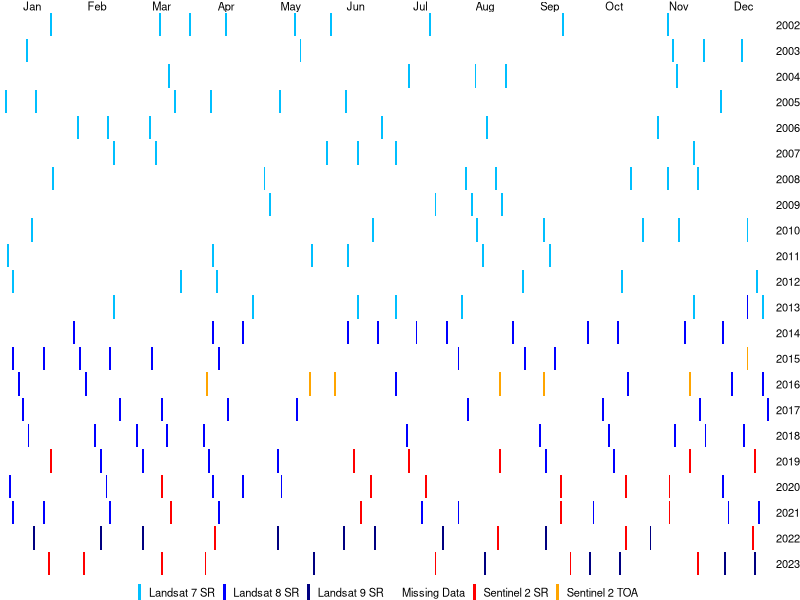
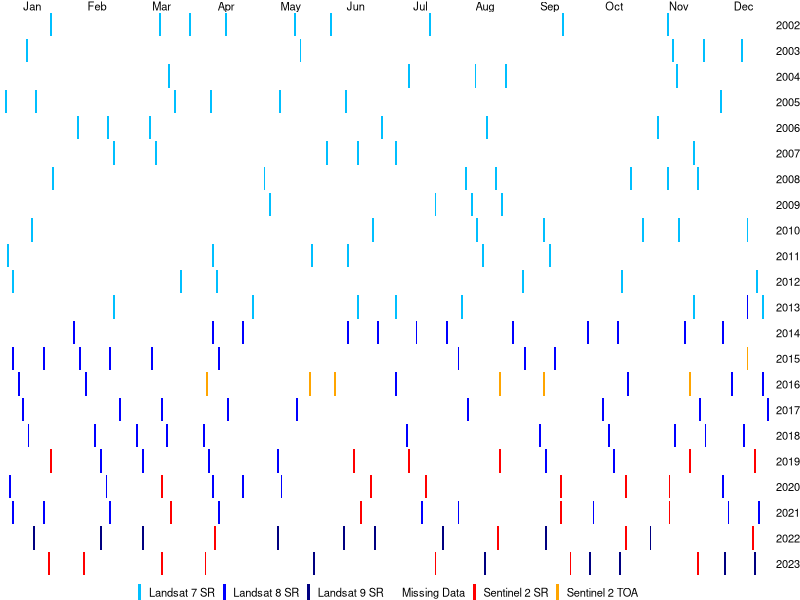

Recreate these plots in R, in order. (Note: this script raises an error after producing the figures.)
# Aerial Imagery Data Collection EDA --------------------------------------

# Load necessary libraries
library(tidyverse)
library(cowplot)

# Creating date range
start_date <- as.Date("2002-01-01")
end_date <- as.Date("2023-12-31")
all_dates <- seq(start_date, end_date, by = "day")

# Creating dataset
df_aerial_imagery <- all_dates %>%
  as_tibble() %>% # convert to tibble
  rename(date = value) %>% # rename column as date
  mutate(year = year(date), # extracting year component from date
         month = month(all_dates, label = T), # extracting month component from date
         day = day(all_dates), # extracting days component from date
         has_data = factor(case_when(date %in% c(
                                          as.Date('2002-01-26'), as.Date('2002-03-15'), as.Date('2002-03-31'), as.Date('2002-04-16'),
                                          as.Date('2002-05-18'), as.Date('2002-06-03'), as.Date('2002-07-21'), as.Date('2002-09-23'),
                                          as.Date('2002-11-10'), # 2002 series
                                          
                                          as.Date('2003-01-13'), as.Date('2003-05-21'), as.Date('2003-11-13'), as.Date('2003-11-29'), 
                                          as.Date('2003-12-15'), # 2003 series
                                          
                                          as.Date('2004-03-20'), as.Date('2004-07-10'), as.Date('2004-08-11'), as.Date('2004-08-27'),
                                          as.Date('2004-11-15'), # 2004 series
                                          
                                          as.Date('2005-01-02'), as.Date('2005-01-18'), as.Date('2005-03-23'), as.Date('2005-04-08'),
                                          as.Date('2005-05-10'), as.Date('2005-06-11'), as.Date('2005-12-04'), # 2005 series
                                          
                                          as.Date('2006-02-06'), as.Date('2006-02-22'), as.Date('2006-03-10'), as.Date('2006-06-30'),
                                          as.Date('2006-08-17'), as.Date('2006-11-05'), # 2006 series
                                          
                                          as.Date('2007-02-25'), as.Date('2007-03-13'), as.Date('2007-06-01'), as.Date('2007-06-17'), 
                                          as.Date('2007-07-03'), as.Date('2007-11-24'), # 2007 series
                                          
                                          as.Date('2008-01-27'), as.Date('2008-05-02'), as.Date('2008-08-06'), as.Date('2008-08-22'),
                                          as.Date('2008-10-25'), as.Date('2008-11-10'), as.Date('2008-11-26'), # 2008 series
                                          
                                          as.Date('2009-05-05'), as.Date('2009-07-24'), as.Date('2009-08-09'), as.Date('2009-08-25'), # 2009 series
                                          
                                          as.Date('2010-01-16'), as.Date('2010-06-25'), as.Date('2010-08-12'), as.Date('2010-09-13'),
                                          as.Date('2010-10-31'), as.Date('2010-11-16'), as.Date('2010-12-18'), # 2010 series
                                          
                                          as.Date('2011-01-03'), as.Date('2011-04-09'), as.Date('2011-05-27'), as.Date('2011-06-12'),
                                          as.Date('2011-08-15'), as.Date('2011-09-16'), # 2011 series
                                          
                                          as.Date('2012-01-06'), as.Date('2012-03-26'), as.Date('2012-04-11'), as.Date('2012-09-02'),
                                          as.Date('2012-10-20'), as.Date('2012-12-23'), # 2012 series
                                          
                                          as.Date('2013-02-25'), as.Date('2013-04-30'), as.Date('2013-06-17'), as.Date('2013-07-03'),
                                          as.Date('2013-08-04'), as.Date('2013-11-24'), as.Date('2013-12-26') # 2013 series
                                          ) ~ 'Landsat 7 SR', # all the above imageries collected from L7 SR satellite
                                     
                                     date %in% c(
                                          as.Date('2013-12-18'), # 2013 series
                                                 
                                          as.Date('2014-02-04'), as.Date('2014-04-09'), as.Date('2014-04-25'), as.Date('2014-06-12'), 
                                          as.Date('2014-06-28'), as.Date('2014-07-14'), as.Date('2014-07-30'), as.Date('2014-08-31'),
                                          as.Date('2014-10-02'), as.Date('2014-10-18'), as.Date('2014-11-19'), as.Date('2014-12-05'), # 2014 series
                                          
                                          as.Date('2015-01-06'), as.Date('2015-01-22'), as.Date('2015-02-07'), as.Date('2015-02-23'),
                                          as.Date('2015-03-11'), as.Date('2015-04-12'), as.Date('2015-08-02'),
                                          as.Date('2015-09-03'), as.Date('2015-09-19'), # 2015 series
                                          
                                          as.Date('2016-01-09'), as.Date('2016-02-10'), as.Date('2016-07-03'), as.Date('2016-10-23'),
                                          as.Date('2016-12-10'), as.Date('2016-12-26'), # 2016 series
                                          
                                          as.Date('2017-01-11'), as.Date('2017-02-28'), as.Date('2017-03-16'), as.Date('2017-04-17'),
                                          as.Date('2017-05-19'), as.Date('2017-08-07'), as.Date('2017-10-10'),
                                          as.Date('2017-11-27'), as.Date('2017-12-29'), # 2017 series
                                          
                                          as.Date('2018-01-14'), as.Date('2018-02-15'), as.Date('2018-03-03'), as.Date('2018-03-19'),
                                          as.Date('2018-04-04'), as.Date('2018-07-09'), as.Date('2018-09-11'), as.Date('2018-10-13'),
                                          as.Date('2018-11-14'), as.Date('2018-11-30'), as.Date('2018-12-16'), # 2018 series
                                          
                                          as.Date('2019-02-18'), as.Date('2019-03-06'), as.Date('2019-04-07'), as.Date('2019-05-09'),
                                          as.Date('2019-09-14'), as.Date('2019-10-16'), # 2019 series
                                          
                                          as.Date('2020-01-04'), as.Date('2020-02-21'), as.Date('2020-04-09'), as.Date('2020-04-25'),
                                          as.Date('2020-05-11'), as.Date('2020-12-05'), # 2020 series
                                          
                                          as.Date('2021-01-06'), as.Date('2021-01-22'), as.Date('2021-02-23'), as.Date('2021-04-12'), 
                                          as.Date('2021-07-17'), as.Date('2021-08-02'), as.Date('2021-10-05'), as.Date('2021-12-08'), 
                                          as.Date('2021-12-24') # 2021 series
                                          ) ~ 'Landsat 8 SR', # all the above imageries collected from L8 SR satellite
                                     
                                     date %in% c(
                                          as.Date('2022-01-17'), as.Date('2022-02-18'), as.Date('2022-03-06'), 
                                          as.Date('2022-05-09'), as.Date('2022-06-10'), as.Date('2022-06-26'), as.Date('2022-07-28'),
                                          as.Date('2022-09-14'), as.Date('2022-11-01'), # 2022 series
                                          
                                          as.Date('2023-05-28'), as.Date('2023-08-16'), as.Date('2023-10-03'), as.Date('2023-10-19'),
                                          as.Date('2023-12-06'), as.Date('2023-12-22') # 2023 series
                                          ) ~ 'Landsat 9 SR', # all the above imageries collected from L9 SR satellite
                                     
                                     date %in% c(
                                          as.Date('2015-12-18'), # 2015 series
                                          
                                          as.Date('2016-04-06'), as.Date('2016-05-26'), as.Date('2016-06-05'), as.Date('2016-08-24'),
                                          as.Date('2016-09-13'), as.Date('2016-11-22'), as.Date('2016-04-06') # 2016 series
                                          ) ~ 'Sentinel 2 TOA', # all the above imageries collected from S2 TOA satellite
                                     
                                     date %in% c(
                                          as.Date('2019-01-26'), as.Date('2019-06-15'), as.Date('2019-07-10'), as.Date('2019-08-24'),
                                          as.Date('2019-11-22'), as.Date('2019-12-22'), # 2019 series
                                          
                                          as.Date('2020-03-16'), as.Date('2020-06-24'), as.Date('2020-07-19'), as.Date('2020-09-22'),
                                          as.Date('2020-10-22'), as.Date('2020-11-11'), # 2020 series
                                          
                                          as.Date('2021-03-21'), as.Date('2021-06-19'), as.Date('2021-09-22'), as.Date('2021-11-11'), # 2021 series
                                          
                                          as.Date('2022-04-10'), as.Date('2022-08-23'), as.Date('2022-10-22'), as.Date('2022-12-21'),  # 2022 series
                                          
                                          as.Date('2023-01-25'), as.Date('2023-02-09'), as.Date('2023-03-16'), as.Date('2023-04-05'),
                                          as.Date('2023-07-24'), as.Date('2023-09-27'), as.Date('2023-11-26')
                                          ) ~ 'Sentinel 2 SR', # all the above imageries collected from S2 SR satellite
                                     
                              TRUE ~ 'Missing Data'))) # data collection status
  

# levels(df_aerial_imagery$has_data) 

# Plot the above
all_possible_aerial_imagery_plot <- ggplot(df_aerial_imagery, aes(x = day, y = 22, fill = has_data)) +
  geom_tile(color = "lightgray", linewidth = .01) +
  scale_fill_manual(labels= c("Landsat 7 SR", "Landsat 8 SR", "Landsat 9 SR", "Missing Data", "Sentinel 2 SR", "Sentinel 2 TOA"), 
                    values = c("deepskyblue", "blue", 'navyblue', 'white', 'red', 'orange')) +
  facet_grid(year ~ month) +
  theme_void()+
  theme(legend.position = 'bottom',
        legend.title = element_blank(), # remove legend title
        strip.text = element_text(size = 8),
        legend.text = element_text(size = 8),
        panel.spacing.x = unit(0, "lines"),  # Remove horizontal space
        panel.spacing.y = unit(0, "lines")) +    # Remove plot margins
  guides(fill = guide_legend(
    keyheight = unit(0.4, "cm"), # resize of icon
    keywidth = unit(.08, "cm"), # resize icon
    nrow = 1  # force icon to unwrap to 1 row
  )) 

all_possible_aerial_imagery_plot

ggsave("/Volumes/Hard Drive (29-08-22)/Data Science 2023-2024/2nd year MSc Data Science/STA5079W-DS Minor Dissertation/Figures/EDA plots/all_possible_aerial_imagery_plot.pdf", 
       plot = all_possible_aerial_imagery_plot, width = 10, height= 5.5)
# width = 6.56, height = 8.5

# Total no. of imagery acquired
df_aerial_imagery %>%
  filter(has_data != 'Missing Data') %>%
  tally()

# No. of imagery acquired for each category
df_aerial_imagery %>%
  group_by(has_data) %>%
  tally() %>%
filter(has_data!='Missing Data') %>%
  summarise(sum(n))

#######################################################################################################################
# EDA for trimmed aerial imagery dataset
# Creating date range
trimed_start_date <- as.Date("2014-01-01")
end_date <- as.Date("2023-12-31")
trimmed_dates <- seq(trimed_start_date, end_date, by = "day")

# Creating trimmed dataset
df_aerial_imagery_2014_2023 <- trimmed_dates %>%
  as_tibble() %>% # convert to tibble
  rename(date = value) %>% # rename column as date
  mutate(year = year(date), # extracting year component from date
         month = month(trimmed_dates, label = T), # extracting month component from date
         day = day(trimmed_dates), # extracting days component from date
         has_data = factor(case_when(date %in% c(

           as.Date('2014-02-04'), as.Date('2014-04-09'), as.Date('2014-04-25'), as.Date('2014-06-12'), 
           as.Date('2014-06-28'), as.Date('2014-07-14'), as.Date('2014-07-30'), as.Date('2014-08-31'),
           as.Date('2014-10-02'), as.Date('2014-10-18'), as.Date('2014-11-19'), as.Date('2014-12-05'), # 2014 series
           
           as.Date('2015-01-06'), as.Date('2015-01-22'), as.Date('2015-02-07'), as.Date('2015-02-23'),
           as.Date('2015-03-11'), as.Date('2015-04-12'), as.Date('2015-08-02'),
           as.Date('2015-09-03'), as.Date('2015-09-19'), # 2015 series
           
           as.Date('2016-01-09'), as.Date('2016-02-10'), as.Date('2016-07-03'), as.Date('2016-10-23'),
           as.Date('2016-12-10'), as.Date('2016-12-26'), # 2016 series
           
           as.Date('2017-01-11'), as.Date('2017-02-28'), as.Date('2017-03-16'), as.Date('2017-04-17'),
           as.Date('2017-05-19'), as.Date('2017-08-07'), as.Date('2017-10-10'),
           as.Date('2017-11-27'), as.Date('2017-12-29'), # 2017 series
           
           as.Date('2018-01-14'), as.Date('2018-02-15'), as.Date('2018-03-03'), as.Date('2018-03-19'),
           as.Date('2018-04-04'), as.Date('2018-07-09'), as.Date('2018-09-11'), as.Date('2018-10-13'),
           as.Date('2018-11-14'), as.Date('2018-11-30'), as.Date('2018-12-16'), # 2018 series
           
           as.Date('2019-02-18'), as.Date('2019-03-06'), as.Date('2019-04-07'), as.Date('2019-05-09'),
           as.Date('2019-09-14'), as.Date('2019-10-16'), # 2019 series
           
           as.Date('2020-01-04'), as.Date('2020-02-21'), as.Date('2020-04-09'), as.Date('2020-04-25'),
           as.Date('2020-05-11'), as.Date('2020-12-05'), # 2020 series
           
           as.Date('2021-01-06'), as.Date('2021-01-22'), as.Date('2021-02-23'), as.Date('2021-04-12'), 
           as.Date('2021-07-17'), as.Date('2021-08-02'), as.Date('2021-10-05'), as.Date('2021-12-08'), 
           as.Date('2021-12-24') # 2021 series
         ) ~ 'Landsat 8 SR', # all the above imageries collected from L8 SR satellite
         
         date %in% c(
           as.Date('2022-01-17'), as.Date('2022-02-18'), as.Date('2022-03-06'), 
           as.Date('2022-05-09'), as.Date('2022-06-10'), as.Date('2022-06-26'), as.Date('2022-07-28'),
           as.Date('2022-09-14'), as.Date('2022-11-01'), # 2022 series
           
           as.Date('2023-05-28'), as.Date('2023-08-16'), as.Date('2023-10-03'), as.Date('2023-10-19'),
           as.Date('2023-12-06'), as.Date('2023-12-22') # 2023 series
         ) ~ 'Landsat 9 SR', # all the above imageries collected from L9 SR satellite
         
         date %in% c(
           as.Date('2015-12-18'), # 2015 series
           
           as.Date('2016-04-06'), as.Date('2016-05-26'), as.Date('2016-06-05'), as.Date('2016-08-24'),
           as.Date('2016-09-13'), as.Date('2016-11-22'), as.Date('2016-04-06') # 2016 series
         ) ~ 'Sentinel 2 TOA', # all the above imageries collected from S2 TOA satellite
         
         date %in% c(
           as.Date('2019-01-26'), as.Date('2019-06-15'), as.Date('2019-07-10'), as.Date('2019-08-24'),
           as.Date('2019-11-22'), as.Date('2019-12-22'), # 2019 series
           
           as.Date('2020-03-16'), as.Date('2020-06-24'), as.Date('2020-07-19'), as.Date('2020-09-22'),
           as.Date('2020-10-22'), as.Date('2020-11-11'), # 2020 series
           
           as.Date('2021-03-21'), as.Date('2021-06-19'), as.Date('2021-09-22'), as.Date('2021-11-11'), # 2021 series
           
           as.Date('2022-04-10'), as.Date('2022-08-23'), as.Date('2022-10-22'), as.Date('2022-12-21'),  # 2022 series
           
           as.Date('2023-01-25'), as.Date('2023-02-09'), as.Date('2023-03-16'), as.Date('2023-04-05'),
           as.Date('2023-07-24'), as.Date('2023-09-27'), as.Date('2023-11-26')
         ) ~ 'Sentinel 2 SR', # all the above imageries collected from S2 SR satellite
         
         date %in% c(
           as.Date(df_2014_2022[1,1][[1]]@file@name, format = '%Y%m%d'),
           as.Date(df_2014_2022[1,3][[1]]@file@name, format = '%Y%m%d'),
           as.Date(df_2014_2022[1,5][[1]]@file@name, format = '%Y%m%d'),
           as.Date(df_2014_2022[1,9][[1]]@file@name, format = '%Y%m%d'), # 2014 series
           
           as.Date(df_2014_2022[3,3][[1]]@file@name, format = '%Y%m%d'), # 2016 series
           as.Date(df_2014_2022[4,9][[1]] @file@name, format = '%Y%m%d'), # 2017 series
           as.Date(df_2014_2022[5,8][[1]]@file@name, format = '%Y%m%d'), # 2018 series
           as.Date(df_2014_2022[7,8][[1]]@file@name, format = '%Y%m%d'), # 2020 series
           as.Date(df_2014_2022[8,5][[1]]@file@name, format = '%Y%m%d'), # 2021 series
           as.Date(df_2014_2022[10,6][[1]]@file@name, format = '%Y%m%d') # 2023 series
         ) ~ 'L1HI', # all the above imageries horizontally interpolated 
         
         date %in% c(
           as.Date(df_2014_2022[2,5][[1]]@file@name, format = '%Y%m%d'), 
           as.Date(df_2014_2022[2,6][[1]]@file@name, format = '%Y%m%d'), 
           as.Date(df_2014_2022[2,7][[1]]@file@name, format = '%Y%m%d'), 
           as.Date(df_2014_2022[2,10][[1]]@file@name, format = '%Y%m%d'), 
           as.Date(df_2014_2022[2,11][[1]]@file@name, format = '%Y%m%d'), # 2015 series
           as.Date(df_2014_2022[4,7][[1]]@file@name, format = '%Y%m%d') # 2017 series
         ) ~ 'L1VI', # all the above imageries vertically interpolated 
         
         date %in% c(
           as.Date(df_2014_2022[4,6][[1]]@file@name, format = '%Y%m%d') # 2017 series
         ) ~ 'L2HI', # all the above imageries horizotally interpolated 
         
         date %in% c(
           as.Date(df_2014_2022[5,6][[1]]@file@name, format = '%Y%m%d') # 2018 series
         ) ~ 'L3VI', # all the above imageries vertically interpolated 
         
         date %in% c(
           as.Date(df_2014_2022[5,5][[1]]@file@name, format = '%Y%m%d') # 2018 series
         ) ~ 'L4HI', # all the above imageries horizontally interpolated 
         
         TRUE ~ 'Missing Data'))) # data collection status

# Plot the above
trimmed_aerial_imagery_plot <- ggplot(df_aerial_imagery_2014_2023, aes(x = day, y = 10, fill = has_data)) +
  geom_tile(color = "lightgray", linewidth = .01) +
  scale_fill_manual(labels= c("L1HI", "L1VI", "L2HI", "L3VI", "L4HI",
                              "Landsat 8 SR", "Landsat 9 SR", "Missing Data", "Sentinel 2 SR", "Sentinel 2 TOA"), 
                    values = c("yellow", 'gray', 'springgreen', 'black', 'yellowgreen',
                               "blue", "navyblue", "white", "red", "orange")) +
  facet_grid(year ~ month) +
  theme_void()+
  theme(legend.position = 'bottom',
        legend.title = element_blank(), # remove legend title
        strip.text = element_text(size = 8),
        legend.text = element_text(size = 8),
        panel.spacing.x = unit(0, "lines"),  # Remove horizontal space
        panel.spacing.y = unit(0, "lines")) +    # Remove plot margins
  guides(fill = guide_legend(
    keyheight = unit(0.5, "cm"), # resize of icon
    keywidth = unit(.07, "cm"), # resize icon
    nrow = 1  # force icon to unwrap to 1 row
  )) 

trimmed_aerial_imagery_plot
ggsave("/Volumes/Hard Drive (29-08-22)/Data Science 2023-2024/2nd year MSc Data Science/STA5079W-DS Minor Dissertation/Figures/EDA plots/trimmed_aerial_imagery_plot.pdf", 
       plot = trimmed_aerial_imagery_plot, width = 10, height= 3)



# Wildfire Intuition based on Vegetation Indices and Climatologica --------

# creating dataframe to visualise which month are more prone to wildfire
df_fire_prone_months <- data.frame(var = factor(rep(c('NDVI','NDMI','NBR','TP','AMT','ANSWS','ARH'),each = 12)),
                                   month = factor(rep(month.abb,times = 7))) %>%
  as_tibble() %>%
  mutate(status = factor(case_when(var=='NDVI' & month %in% c('Feb', 'Mar', 'Apr', 'Dec') ~ 'Fire-prone',
                            var=='NDVI' & month %in% c('Jun', 'Jul', 'Aug') ~ 'Non fire-prone',
                            var=='NDMI' & month %in% c('Jan', 'Feb', 'Mar', 'Nov', 'Dec') ~ 'Fire-prone',
                            var=='NDMI' & month %in% c('May','Jun', 'Jul', 'Aug') ~ 'Non fire-prone',
                            var=='NBR' & month %in% c('Jan', 'Feb', 'Mar', 'Nov', 'Dec') ~ 'Fire-prone',
                            var=='NBR' & month %in% c('May','Jun', 'Jul', 'Aug', 'Sep') ~ 'Non fire-prone',
                            var=='TP' & month %in% c('Jan', 'Feb', 'Mar', 'Oct', 'Nov', 'Dec') ~ 'Fire-prone',
                            var=='TP' & month %in% c('May','Jun', 'Jul', 'Aug') ~ 'Non fire-prone',
                            var=='AMT' & month %in% c('Jan', 'Feb', 'Mar', 'Dec') ~ 'Fire-prone',
                            var=='AMT' & month %in% c('May','Jun', 'Jul', 'Aug') ~ 'Non fire-prone',
                            var=='ANSWS' & month %in% c('Jan', 'Feb', 'Mar', 'Dec') ~ 'Fire-prone',
                            var=='ANSWS' & month %in% c('Apr', 'May', 'Jul', 'Aug') ~ 'Non fire-prone',
                            var=='ARH' & month %in% c('Apr', 'Jun', 'Jul', 'Aug', 'Sep', 'Oct', 'Nov') ~ 'Fire-prone',
                            var=='ARH' & month %in% c('Jan', 'Feb', 'Mar', 'Dec') ~ 'Non fire-prone',
                            TRUE ~ 'Neutral')))

# reorder levels for plotting
df_fire_prone_months$var <- factor(df_fire_prone_months$var, levels = rev(c('NDVI','NDMI','NBR','TP','AMT','ANSWS','ARH')), ordered = T) 
df_fire_prone_months$month <- factor(df_fire_prone_months$month, levels = month.abb, ordered = T)

fire_prone_months_plot <- ggplot(df_fire_prone_months, aes(x = month, y = var, fill = status))+
  geom_tile(color = 'lightgray', lwd = .01) +
  scale_fill_manual(labels = c('Fire-prone', 'Neutral', 'Non fire-prone'),
                    values = c('red', 'white', 'green')) +
  xlab('Month') +
  ylab('Variable')+
  theme_minimal()+
  theme(legend.position = 'top', legend.title = element_blank())

ggsave("/Volumes/Hard Drive (29-08-22)/Data Science 2023-2024/2nd year MSc Data Science/STA5079W-DS Minor Dissertation/Figures/EDA plots/fire_prone_months_plot.pdf", 
       plot = fire_prone_months_plot, width = 6.56, height= 3)
